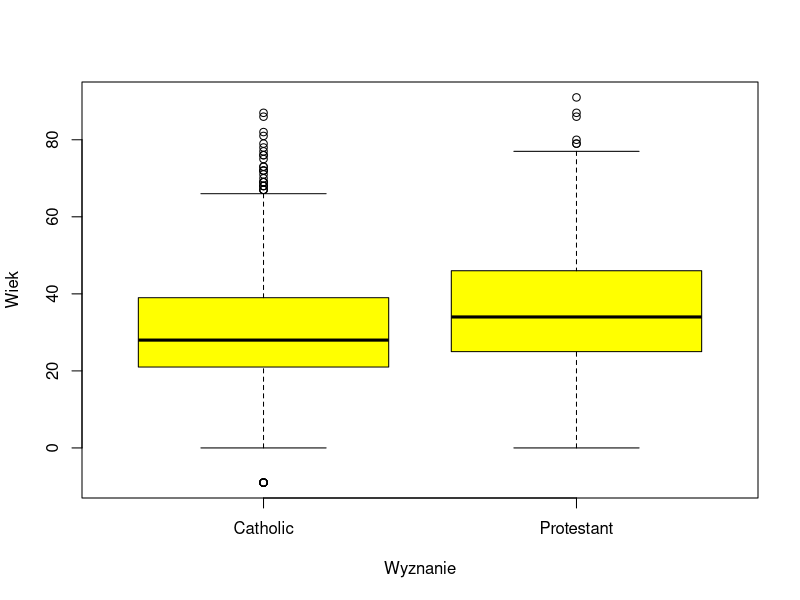

Source code (R):
v <- read.csv("troubles.csv", sep = ',',  header=T, na.string="NA");

v <- subset (v, (vaffiliation == "Catholic" | vaffiliation == "Protestant" ));

boxplot ( age ~ vaffiliation, v, xlab = "Wyznanie", ylab = "Wiek", col = "yellow")

aggregate (v$age, list(Numer = v$vaffiliation), fivenum)
aggregate (v$age, list(Numer = v$vaffiliation), mean)
